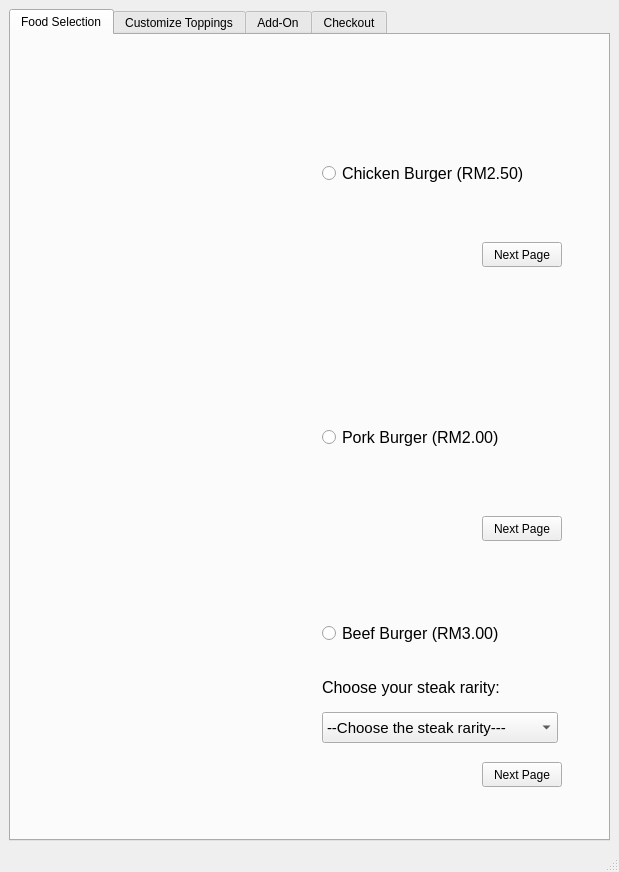
<?xml version="1.0" encoding="UTF-8"?>
<ui version="4.0">
 <class>BurgerMenu</class>
 <widget class="QMainWindow" name="BurgerMenu">
  <property name="geometry">
   <rect>
    <x>0</x>
    <y>0</y>
    <width>619</width>
    <height>872</height>
   </rect>
  </property>
  <property name="sizePolicy">
   <sizepolicy hsizetype="Ignored" vsizetype="Ignored">
    <horstretch>0</horstretch>
    <verstretch>0</verstretch>
   </sizepolicy>
  </property>
  <property name="windowTitle">
   <string>Burger Menu</string>
  </property>
  <widget class="QWidget" name="centralwidget">
   <layout class="QVBoxLayout" name="verticalLayout_11">
    <item>
     <widget class="QTabWidget" name="tabWidget">
      <property name="sizePolicy">
       <sizepolicy hsizetype="MinimumExpanding" vsizetype="Expanding">
        <horstretch>0</horstretch>
        <verstretch>0</verstretch>
       </sizepolicy>
      </property>
      <property name="currentIndex">
       <number>0</number>
      </property>
      <widget class="QWidget" name="Food_Selection">
       <property name="autoFillBackground">
        <bool>false</bool>
       </property>
       <attribute name="title">
        <string>Food Selection</string>
       </attribute>
       <layout class="QGridLayout" name="gridLayout">
        <item row="2" column="0">
         <widget class="QWidget" name="widget_3" native="true">
          <widget class="QLabel" name="BeefBurgerPixmap">
           <property name="geometry">
            <rect>
             <x>0</x>
             <y>0</y>
             <width>271</width>
             <height>251</height>
            </rect>
           </property>
           <property name="text">
            <string/>
           </property>
           <property name="pixmap">
            <pixmap>../The-Ultimate-Beef-Burger3.jpg</pixmap>
           </property>
           <property name="scaledContents">
            <bool>true</bool>
           </property>
           <property name="alignment">
            <set>Qt::AlignCenter</set>
           </property>
          </widget>
         </widget>
        </item>
        <item row="1" column="1">
         <widget class="QWidget" name="widget_5" native="true">
          <layout class="QVBoxLayout" name="verticalLayout_2">
           <item>
            <widget class="QWidget" name="widget_78" native="true"/>
           </item>
           <item>
            <widget class="QRadioButton" name="pbRadioButt">
             <property name="font">
              <font>
               <pointsize>12</pointsize>
              </font>
             </property>
             <property name="text">
              <string>Pork Burger (RM2.00)</string>
             </property>
             <attribute name="buttonGroup">
              <string notr="true">buttonGroup</string>
             </attribute>
            </widget>
           </item>
           <item>
            <widget class="QWidget" name="widget_79" native="true">
             <widget class="QPushButton" name="NextPagePB">
              <property name="geometry">
               <rect>
                <x>160</x>
                <y>60</y>
                <width>80</width>
                <height>25</height>
               </rect>
              </property>
              <property name="text">
               <string>Next Page</string>
              </property>
             </widget>
            </widget>
           </item>
          </layout>
         </widget>
        </item>
        <item row="1" column="0">
         <widget class="QWidget" name="widget_2" native="true">
          <widget class="QLabel" name="PorkBurgerPixmap">
           <property name="geometry">
            <rect>
             <x>3</x>
             <y>6</y>
             <width>271</width>
             <height>231</height>
            </rect>
           </property>
           <property name="text">
            <string/>
           </property>
           <property name="pixmap">
            <pixmap>../croped pork.jpg</pixmap>
           </property>
           <property name="scaledContents">
            <bool>true</bool>
           </property>
           <property name="alignment">
            <set>Qt::AlignCenter</set>
           </property>
          </widget>
         </widget>
        </item>
        <item row="2" column="1">
         <widget class="QWidget" name="widget_6" native="true">
          <layout class="QVBoxLayout" name="verticalLayout">
           <item>
            <spacer name="verticalSpacer_2">
             <property name="orientation">
              <enum>Qt::Vertical</enum>
             </property>
             <property name="sizeType">
              <enum>QSizePolicy::Fixed</enum>
             </property>
             <property name="sizeHint" stdset="0">
              <size>
               <width>20</width>
               <height>40</height>
              </size>
             </property>
            </spacer>
           </item>
           <item>
            <widget class="QRadioButton" name="bbRadioButt">
             <property name="font">
              <font>
               <pointsize>12</pointsize>
              </font>
             </property>
             <property name="text">
              <string>Beef Burger (RM3.00)</string>
             </property>
             <attribute name="buttonGroup">
              <string notr="true">buttonGroup</string>
             </attribute>
            </widget>
           </item>
           <item>
            <spacer name="verticalSpacer">
             <property name="orientation">
              <enum>Qt::Vertical</enum>
             </property>
             <property name="sizeType">
              <enum>QSizePolicy::Fixed</enum>
             </property>
             <property name="sizeHint" stdset="0">
              <size>
               <width>20</width>
               <height>20</height>
              </size>
             </property>
            </spacer>
           </item>
           <item>
            <widget class="QWidget" name="widget_8" native="true">
             <widget class="QComboBox" name="rarityBox">
              <property name="geometry">
               <rect>
                <x>0</x>
                <y>40</y>
                <width>236</width>
                <height>31</height>
               </rect>
              </property>
              <property name="font">
               <font>
                <pointsize>11</pointsize>
               </font>
              </property>
              <item>
               <property name="text">
                <string>--Choose the steak rarity---</string>
               </property>
              </item>
              <item>
               <property name="text">
                <string>Rare + RM0.50</string>
               </property>
              </item>
              <item>
               <property name="text">
                <string>Medium + RM1.00</string>
               </property>
              </item>
              <item>
               <property name="text">
                <string>Well Done + RM1.50</string>
               </property>
              </item>
             </widget>
             <widget class="QLabel" name="steakRarityLabel">
              <property name="geometry">
               <rect>
                <x>0</x>
                <y>0</y>
                <width>231</width>
                <height>31</height>
               </rect>
              </property>
              <property name="font">
               <font>
                <pointsize>12</pointsize>
               </font>
              </property>
              <property name="text">
               <string>Choose your steak rarity:</string>
              </property>
             </widget>
             <widget class="QPushButton" name="NextPageBB">
              <property name="geometry">
               <rect>
                <x>160</x>
                <y>90</y>
                <width>80</width>
                <height>25</height>
               </rect>
              </property>
              <property name="text">
               <string>Next Page</string>
              </property>
             </widget>
            </widget>
           </item>
          </layout>
         </widget>
        </item>
        <item row="0" column="1">
         <widget class="QWidget" name="widget_4" native="true">
          <layout class="QVBoxLayout" name="verticalLayout_3">
           <item>
            <widget class="QWidget" name="widget_30" native="true"/>
           </item>
           <item>
            <widget class="QRadioButton" name="cbRadioButt">
             <property name="font">
              <font>
               <pointsize>12</pointsize>
              </font>
             </property>
             <property name="text">
              <string>Chicken Burger (RM2.50)</string>
             </property>
             <attribute name="buttonGroup">
              <string notr="true">buttonGroup</string>
             </attribute>
            </widget>
           </item>
           <item>
            <widget class="QWidget" name="widget_31" native="true">
             <widget class="QPushButton" name="NextPageCB">
              <property name="geometry">
               <rect>
                <x>160</x>
                <y>50</y>
                <width>80</width>
                <height>25</height>
               </rect>
              </property>
              <property name="text">
               <string>Next Page</string>
              </property>
             </widget>
            </widget>
           </item>
          </layout>
         </widget>
        </item>
        <item row="0" column="0">
         <widget class="QWidget" name="widget" native="true">
          <widget class="QLabel" name="chickenBurgerPixmap">
           <property name="geometry">
            <rect>
             <x>3</x>
             <y>6</y>
             <width>271</width>
             <height>231</height>
            </rect>
           </property>
           <property name="text">
            <string/>
           </property>
           <property name="pixmap">
            <pixmap>../cropped chicken.jpg</pixmap>
           </property>
           <property name="scaledContents">
            <bool>true</bool>
           </property>
           <property name="alignment">
            <set>Qt::AlignCenter</set>
           </property>
          </widget>
         </widget>
        </item>
       </layout>
      </widget>
      <widget class="QWidget" name="Customize_Toppings">
       <attribute name="title">
        <string>Customize Toppings</string>
       </attribute>
       <layout class="QGridLayout" name="gridLayout_2">
        <item row="1" column="0">
         <widget class="QWidget" name="widget_9" native="true">
          <widget class="QLabel" name="CucumberPixmap">
           <property name="geometry">
            <rect>
             <x>0</x>
             <y>0</y>
             <width>281</width>
             <height>181</height>
            </rect>
           </property>
           <property name="text">
            <string/>
           </property>
           <property name="pixmap">
            <pixmap>cucumber-slices-on-wooden-surface.jpg</pixmap>
           </property>
           <property name="scaledContents">
            <bool>true</bool>
           </property>
           <property name="alignment">
            <set>Qt::AlignCenter</set>
           </property>
          </widget>
         </widget>
        </item>
        <item row="2" column="0">
         <widget class="QWidget" name="widget_10" native="true">
          <widget class="QLabel" name="OnionPixmap">
           <property name="geometry">
            <rect>
             <x>0</x>
             <y>0</y>
             <width>281</width>
             <height>181</height>
            </rect>
           </property>
           <property name="text">
            <string/>
           </property>
           <property name="pixmap">
            <pixmap>how-to-slice-onion-horiz-a2-1800.jpg</pixmap>
           </property>
           <property name="scaledContents">
            <bool>true</bool>
           </property>
           <property name="alignment">
            <set>Qt::AlignCenter</set>
           </property>
          </widget>
         </widget>
        </item>
        <item row="2" column="1">
         <widget class="QWidget" name="widget_13" native="true">
          <layout class="QVBoxLayout" name="verticalLayout_7">
           <item>
            <widget class="QWidget" name="widget_28" native="true"/>
           </item>
           <item>
            <widget class="QWidget" name="widget_27" native="true">
             <layout class="QHBoxLayout" name="horizontalLayout_7">
              <item>
               <widget class="QWidget" name="widget_52" native="true"/>
              </item>
              <item>
               <widget class="QRadioButton" name="OnionRadioButt">
                <property name="font">
                 <font>
                  <pointsize>12</pointsize>
                 </font>
                </property>
                <property name="text">
                 <string>Opt-In</string>
                </property>
               </widget>
              </item>
              <item>
               <widget class="QWidget" name="widget_53" native="true"/>
              </item>
             </layout>
            </widget>
           </item>
           <item>
            <widget class="QWidget" name="widget_29" native="true"/>
           </item>
          </layout>
         </widget>
        </item>
        <item row="3" column="1">
         <widget class="QWidget" name="widget_15" native="true">
          <widget class="QComboBox" name="sauceBox">
           <property name="geometry">
            <rect>
             <x>50</x>
             <y>80</y>
             <width>191</width>
             <height>31</height>
            </rect>
           </property>
           <property name="font">
            <font>
             <pointsize>10</pointsize>
            </font>
           </property>
           <item>
            <property name="text">
             <string>-Choose a type of sauce-</string>
            </property>
           </item>
           <item>
            <property name="text">
             <string>Chilli Sauce</string>
            </property>
           </item>
           <item>
            <property name="text">
             <string>Tomato Sauce</string>
            </property>
           </item>
           <item>
            <property name="text">
             <string>Mustard Sauce</string>
            </property>
           </item>
          </widget>
          <widget class="QLabel" name="typeofsaucelabel">
           <property name="geometry">
            <rect>
             <x>50</x>
             <y>30</y>
             <width>181</width>
             <height>31</height>
            </rect>
           </property>
           <property name="font">
            <font>
             <pointsize>12</pointsize>
            </font>
           </property>
           <property name="text">
            <string>Choose a type of sauce:</string>
           </property>
          </widget>
          <widget class="QPushButton" name="pushButton">
           <property name="geometry">
            <rect>
             <x>180</x>
             <y>150</y>
             <width>80</width>
             <height>25</height>
            </rect>
           </property>
           <property name="text">
            <string>Next Page</string>
           </property>
          </widget>
         </widget>
        </item>
        <item row="0" column="0">
         <widget class="QWidget" name="widget_7" native="true">
          <widget class="QLabel" name="LettucePixmap">
           <property name="geometry">
            <rect>
             <x>0</x>
             <y>0</y>
             <width>281</width>
             <height>181</height>
            </rect>
           </property>
           <property name="frameShape">
            <enum>QFrame::NoFrame</enum>
           </property>
           <property name="text">
            <string/>
           </property>
           <property name="pixmap">
            <pixmap>Beef-Lettuce-Wraps.jpg</pixmap>
           </property>
           <property name="scaledContents">
            <bool>true</bool>
           </property>
           <property name="alignment">
            <set>Qt::AlignCenter</set>
           </property>
          </widget>
         </widget>
        </item>
        <item row="1" column="1">
         <widget class="QWidget" name="widget_12" native="true">
          <layout class="QVBoxLayout" name="verticalLayout_6">
           <item>
            <widget class="QWidget" name="widget_24" native="true"/>
           </item>
           <item>
            <widget class="QWidget" name="widget_25" native="true">
             <layout class="QHBoxLayout" name="horizontalLayout_3">
              <item>
               <widget class="QWidget" name="widget_48" native="true"/>
              </item>
              <item>
               <widget class="QRadioButton" name="CucumberRadioButt">
                <property name="font">
                 <font>
                  <pointsize>12</pointsize>
                 </font>
                </property>
                <property name="text">
                 <string>Opt-In</string>
                </property>
               </widget>
              </item>
              <item>
               <widget class="QWidget" name="widget_49" native="true"/>
              </item>
             </layout>
            </widget>
           </item>
           <item>
            <widget class="QWidget" name="widget_26" native="true"/>
           </item>
          </layout>
         </widget>
        </item>
        <item row="3" column="0">
         <widget class="QWidget" name="widget_14" native="true">
          <widget class="QWidget" name="widget_16" native="true">
           <property name="geometry">
            <rect>
             <x>0</x>
             <y>0</y>
             <width>291</width>
             <height>191</height>
            </rect>
           </property>
           <layout class="QHBoxLayout" name="horizontalLayout">
            <item>
             <widget class="QLabel" name="ChillisaucePixmap">
              <property name="text">
               <string/>
              </property>
              <property name="pixmap">
               <pixmap>heinz chill1i.jpeg</pixmap>
              </property>
              <property name="scaledContents">
               <bool>true</bool>
              </property>
             </widget>
            </item>
            <item>
             <widget class="QLabel" name="TomatosaucePixmap">
              <property name="text">
               <string/>
              </property>
              <property name="pixmap">
               <pixmap>tomato sauce1.jpeg</pixmap>
              </property>
              <property name="scaledContents">
               <bool>true</bool>
              </property>
             </widget>
            </item>
            <item>
             <widget class="QLabel" name="MustardSaucePixmap">
              <property name="text">
               <string/>
              </property>
              <property name="pixmap">
               <pixmap>mustard sauce1.jpeg</pixmap>
              </property>
              <property name="scaledContents">
               <bool>true</bool>
              </property>
             </widget>
            </item>
           </layout>
          </widget>
         </widget>
        </item>
        <item row="0" column="1">
         <widget class="QWidget" name="widget_11" native="true">
          <layout class="QVBoxLayout" name="verticalLayout_5">
           <item>
            <widget class="QWidget" name="widget_22" native="true"/>
           </item>
           <item>
            <widget class="QWidget" name="widget_21" native="true">
             <layout class="QHBoxLayout" name="horizontalLayout_6">
              <item>
               <widget class="QWidget" name="widget_50" native="true"/>
              </item>
              <item>
               <widget class="QRadioButton" name="LettuceRadioButt">
                <property name="font">
                 <font>
                  <pointsize>12</pointsize>
                 </font>
                </property>
                <property name="text">
                 <string>Opt-In</string>
                </property>
               </widget>
              </item>
              <item>
               <widget class="QWidget" name="widget_51" native="true"/>
              </item>
             </layout>
            </widget>
           </item>
           <item>
            <widget class="QWidget" name="widget_23" native="true"/>
           </item>
          </layout>
         </widget>
        </item>
       </layout>
      </widget>
      <widget class="QWidget" name="Add_On">
       <attribute name="title">
        <string>Add-On</string>
       </attribute>
       <layout class="QGridLayout" name="gridLayout_3">
        <item row="1" column="0">
         <widget class="QWidget" name="widget_32" native="true">
          <widget class="QLabel" name="label_2">
           <property name="geometry">
            <rect>
             <x>3</x>
             <y>6</y>
             <width>281</width>
             <height>231</height>
            </rect>
           </property>
           <property name="text">
            <string/>
           </property>
           <property name="pixmap">
            <pixmap>k_archive_33717f2e90894a4c4822d44a2c9cc6ea773550b3.jpeg</pixmap>
           </property>
           <property name="scaledContents">
            <bool>true</bool>
           </property>
          </widget>
         </widget>
        </item>
        <item row="2" column="0">
         <widget class="QWidget" name="widget_33" native="true">
          <widget class="QLabel" name="label_3">
           <property name="geometry">
            <rect>
             <x>20</x>
             <y>20</y>
             <width>251</width>
             <height>221</height>
            </rect>
           </property>
           <property name="text">
            <string/>
           </property>
           <property name="pixmap">
            <pixmap>recipe-image-legacy-id--363678_12.jpg</pixmap>
           </property>
           <property name="scaledContents">
            <bool>true</bool>
           </property>
          </widget>
         </widget>
        </item>
        <item row="0" column="0">
         <widget class="QWidget" name="widget_17" native="true">
          <widget class="QLabel" name="label">
           <property name="geometry">
            <rect>
             <x>3</x>
             <y>6</y>
             <width>281</width>
             <height>231</height>
            </rect>
           </property>
           <property name="text">
            <string/>
           </property>
           <property name="pixmap">
            <pixmap>maxresdefault1.jpg</pixmap>
           </property>
           <property name="scaledContents">
            <bool>true</bool>
           </property>
          </widget>
         </widget>
        </item>
        <item row="0" column="1">
         <widget class="QWidget" name="widget_34" native="true">
          <layout class="QVBoxLayout" name="verticalLayout_8">
           <item>
            <widget class="QWidget" name="widget_37" native="true"/>
           </item>
           <item>
            <widget class="QWidget" name="widget_38" native="true">
             <layout class="QHBoxLayout" name="horizontalLayout_5">
              <item>
               <widget class="QLabel" name="label_4">
                <property name="font">
                 <font>
                  <pointsize>12</pointsize>
                 </font>
                </property>
                <property name="text">
                 <string>Drinks (RM 2.50) :</string>
                </property>
               </widget>
              </item>
              <item>
               <widget class="QSpinBox" name="DrinkSpinBox"/>
              </item>
             </layout>
            </widget>
           </item>
           <item>
            <widget class="QWidget" name="widget_39" native="true"/>
           </item>
          </layout>
         </widget>
        </item>
        <item row="1" column="1">
         <widget class="QWidget" name="widget_35" native="true">
          <layout class="QVBoxLayout" name="verticalLayout_9">
           <item>
            <widget class="QWidget" name="widget_40" native="true"/>
           </item>
           <item>
            <widget class="QWidget" name="widget_41" native="true">
             <layout class="QHBoxLayout" name="horizontalLayout_4">
              <item>
               <widget class="QLabel" name="label_5">
                <property name="font">
                 <font>
                  <pointsize>12</pointsize>
                 </font>
                </property>
                <property name="text">
                 <string>Cookies (RM1.10) :</string>
                </property>
               </widget>
              </item>
              <item>
               <widget class="QSpinBox" name="CookieSpinBox"/>
              </item>
             </layout>
            </widget>
           </item>
           <item>
            <widget class="QWidget" name="widget_42" native="true"/>
           </item>
          </layout>
         </widget>
        </item>
        <item row="2" column="1">
         <widget class="QWidget" name="widget_36" native="true">
          <layout class="QVBoxLayout" name="verticalLayout_10">
           <item>
            <widget class="QWidget" name="widget_44" native="true"/>
           </item>
           <item>
            <widget class="QWidget" name="widget_43" native="true">
             <layout class="QHBoxLayout" name="horizontalLayout_2">
              <item>
               <widget class="QLabel" name="label_6">
                <property name="font">
                 <font>
                  <pointsize>12</pointsize>
                 </font>
                </property>
                <property name="text">
                 <string>Muffins (RM 1.20):</string>
                </property>
               </widget>
              </item>
              <item>
               <widget class="QSpinBox" name="MuffinSpinBox"/>
              </item>
             </layout>
            </widget>
           </item>
           <item>
            <widget class="QWidget" name="widget_45" native="true">
             <widget class="QPushButton" name="pushButton_2">
              <property name="geometry">
               <rect>
                <x>170</x>
                <y>40</y>
                <width>80</width>
                <height>25</height>
               </rect>
              </property>
              <property name="text">
               <string>Next Page</string>
              </property>
             </widget>
            </widget>
           </item>
          </layout>
         </widget>
        </item>
       </layout>
      </widget>
      <widget class="QWidget" name="Checkout">
       <attribute name="title">
        <string>Checkout</string>
       </attribute>
       <layout class="QVBoxLayout" name="verticalLayout_4">
        <item>
         <widget class="QWidget" name="widget_18" native="true">
          <layout class="QVBoxLayout" name="verticalLayout_12">
           <item>
            <widget class="QWidget" name="widget_47" native="true"/>
           </item>
           <item>
            <widget class="QWidget" name="widget_54" native="true">
             <widget class="QLabel" name="label_7">
              <property name="geometry">
               <rect>
                <x>0</x>
                <y>10</y>
                <width>561</width>
                <height>51</height>
               </rect>
              </property>
              <property name="sizePolicy">
               <sizepolicy hsizetype="Expanding" vsizetype="Expanding">
                <horstretch>0</horstretch>
                <verstretch>0</verstretch>
               </sizepolicy>
              </property>
              <property name="maximumSize">
               <size>
                <width>16777215</width>
                <height>16777215</height>
               </size>
              </property>
              <property name="font">
               <font>
                <family>Open Sans</family>
                <pointsize>35</pointsize>
                <weight>75</weight>
                <bold>true</bold>
               </font>
              </property>
              <property name="layoutDirection">
               <enum>Qt::LeftToRight</enum>
              </property>
              <property name="text">
               <string>            Order List</string>
              </property>
             </widget>
            </widget>
           </item>
           <item>
            <widget class="QWidget" name="widget_46" native="true"/>
           </item>
          </layout>
         </widget>
        </item>
        <item>
         <widget class="QWidget" name="widget_19" native="true">
          <layout class="QHBoxLayout" name="horizontalLayout_10">
           <item>
            <widget class="QWidget" name="widget_64" native="true">
             <layout class="QVBoxLayout" name="verticalLayout_17">
              <item>
               <widget class="QWidget" name="widget_66" native="true">
                <layout class="QGridLayout" name="gridLayout_5">
                 <item row="0" column="0">
                  <widget class="QLabel" name="BurgerNameLabel">
                   <property name="font">
                    <font>
                     <pointsize>11</pointsize>
                    </font>
                   </property>
                   <property name="text">
                    <string>Burger</string>
                   </property>
                  </widget>
                 </item>
                 <item row="1" column="0">
                  <widget class="QLabel" name="Ingredient1Label">
                   <property name="font">
                    <font>
                     <weight>75</weight>
                     <italic>true</italic>
                     <bold>true</bold>
                    </font>
                   </property>
                   <property name="text">
                    <string>Ingredient</string>
                   </property>
                  </widget>
                 </item>
                 <item row="1" column="1">
                  <widget class="QLabel" name="Ingredient2Label">
                   <property name="font">
                    <font>
                     <weight>75</weight>
                     <italic>true</italic>
                     <bold>true</bold>
                    </font>
                   </property>
                   <property name="text">
                    <string/>
                   </property>
                  </widget>
                 </item>
                 <item row="2" column="0">
                  <widget class="QLabel" name="SauceLabel">
                   <property name="font">
                    <font>
                     <italic>true</italic>
                    </font>
                   </property>
                   <property name="text">
                    <string/>
                   </property>
                  </widget>
                 </item>
                 <item row="1" column="2">
                  <widget class="QLabel" name="Ingredient3Label">
                   <property name="font">
                    <font>
                     <weight>75</weight>
                     <italic>true</italic>
                     <bold>true</bold>
                    </font>
                   </property>
                   <property name="text">
                    <string/>
                   </property>
                  </widget>
                 </item>
                 <item row="0" column="1">
                  <widget class="QLabel" name="RarityLabel">
                   <property name="font">
                    <font>
                     <pointsize>10</pointsize>
                    </font>
                   </property>
                   <property name="text">
                    <string/>
                   </property>
                  </widget>
                 </item>
                </layout>
               </widget>
              </item>
              <item>
               <widget class="QWidget" name="widget_67" native="true">
                <layout class="QGridLayout" name="gridLayout_4">
                 <item row="2" column="0">
                  <widget class="QLabel" name="label_14">
                   <property name="text">
                    <string>Muffin                 Qty:</string>
                   </property>
                  </widget>
                 </item>
                 <item row="0" column="0">
                  <widget class="QLabel" name="label_12">
                   <property name="text">
                    <string>Drinks                 Qty:</string>
                   </property>
                  </widget>
                 </item>
                 <item row="1" column="0">
                  <widget class="QLabel" name="label_13">
                   <property name="text">
                    <string>Cookie                Qty:</string>
                   </property>
                  </widget>
                 </item>
                 <item row="0" column="1">
                  <widget class="QLabel" name="DrinkQtyLabel">
                   <property name="text">
                    <string>0</string>
                   </property>
                  </widget>
                 </item>
                 <item row="1" column="1">
                  <widget class="QLabel" name="CookieQtyLabel">
                   <property name="text">
                    <string>0</string>
                   </property>
                  </widget>
                 </item>
                 <item row="2" column="1">
                  <widget class="QLabel" name="MuffinQtyLabel">
                   <property name="text">
                    <string>0</string>
                   </property>
                  </widget>
                 </item>
                </layout>
               </widget>
              </item>
             </layout>
            </widget>
           </item>
           <item>
            <widget class="QWidget" name="widget_65" native="true">
             <layout class="QVBoxLayout" name="verticalLayout_18">
              <item>
               <widget class="QWidget" name="widget_68" native="true">
                <layout class="QGridLayout" name="gridLayout_6">
                 <item row="0" column="0">
                  <widget class="QWidget" name="widget_71" native="true">
                   <layout class="QHBoxLayout" name="horizontalLayout_11">
                    <item>
                     <widget class="QWidget" name="widget_72" native="true"/>
                    </item>
                    <item>
                     <widget class="QLabel" name="label_9">
                      <property name="text">
                       <string>RM</string>
                      </property>
                     </widget>
                    </item>
                   </layout>
                  </widget>
                 </item>
                 <item row="0" column="1">
                  <widget class="QLabel" name="BurgerSubTotalLabel">
                   <property name="text">
                    <string>0.00</string>
                   </property>
                  </widget>
                 </item>
                 <item row="1" column="0">
                  <spacer name="verticalSpacer_3">
                   <property name="orientation">
                    <enum>Qt::Vertical</enum>
                   </property>
                   <property name="sizeType">
                    <enum>QSizePolicy::Fixed</enum>
                   </property>
                   <property name="sizeHint" stdset="0">
                    <size>
                     <width>25</width>
                     <height>70</height>
                    </size>
                   </property>
                  </spacer>
                 </item>
                </layout>
               </widget>
              </item>
              <item>
               <widget class="QWidget" name="widget_69" native="true">
                <layout class="QGridLayout" name="gridLayout_7">
                 <item row="2" column="1">
                  <widget class="QLabel" name="MuffinSubTotalLabel">
                   <property name="text">
                    <string>0.00</string>
                   </property>
                  </widget>
                 </item>
                 <item row="0" column="1">
                  <widget class="QLabel" name="DrinkSubTotalLabel">
                   <property name="layoutDirection">
                    <enum>Qt::LeftToRight</enum>
                   </property>
                   <property name="text">
                    <string>0.00</string>
                   </property>
                  </widget>
                 </item>
                 <item row="1" column="1">
                  <widget class="QLabel" name="CookieSubTotalLabel">
                   <property name="text">
                    <string>0.00</string>
                   </property>
                  </widget>
                 </item>
                 <item row="0" column="0">
                  <widget class="QWidget" name="widget_70" native="true">
                   <layout class="QHBoxLayout" name="horizontalLayout_12">
                    <item>
                     <widget class="QWidget" name="widget_75" native="true"/>
                    </item>
                    <item>
                     <widget class="QLabel" name="label_10">
                      <property name="text">
                       <string>RM</string>
                      </property>
                     </widget>
                    </item>
                   </layout>
                  </widget>
                 </item>
                 <item row="1" column="0">
                  <widget class="QWidget" name="widget_73" native="true">
                   <layout class="QHBoxLayout" name="horizontalLayout_13">
                    <item>
                     <widget class="QWidget" name="widget_76" native="true"/>
                    </item>
                    <item>
                     <widget class="QLabel" name="label_11">
                      <property name="text">
                       <string>RM</string>
                      </property>
                     </widget>
                    </item>
                   </layout>
                  </widget>
                 </item>
                 <item row="2" column="0">
                  <widget class="QWidget" name="widget_74" native="true">
                   <layout class="QHBoxLayout" name="horizontalLayout_14">
                    <item>
                     <widget class="QWidget" name="widget_77" native="true"/>
                    </item>
                    <item>
                     <widget class="QLabel" name="label_21">
                      <property name="text">
                       <string>RM</string>
                      </property>
                     </widget>
                    </item>
                   </layout>
                  </widget>
                 </item>
                </layout>
               </widget>
              </item>
             </layout>
            </widget>
           </item>
          </layout>
         </widget>
        </item>
        <item>
         <widget class="QWidget" name="widget_20" native="true">
          <layout class="QHBoxLayout" name="horizontalLayout_8">
           <item>
            <widget class="QWidget" name="widget_55" native="true"/>
           </item>
           <item>
            <widget class="QWidget" name="widget_56" native="true">
             <layout class="QVBoxLayout" name="verticalLayout_13">
              <item>
               <widget class="QWidget" name="widget_59" native="true"/>
              </item>
              <item>
               <widget class="QWidget" name="widget_58" native="true">
                <layout class="QVBoxLayout" name="verticalLayout_16">
                 <item>
                  <widget class="QLabel" name="label_8">
                   <property name="font">
                    <font>
                     <pointsize>12</pointsize>
                     <weight>75</weight>
                     <bold>true</bold>
                    </font>
                   </property>
                   <property name="text">
                    <string>Total Amount: RM</string>
                   </property>
                  </widget>
                 </item>
                </layout>
               </widget>
              </item>
              <item>
               <widget class="QWidget" name="widget_60" native="true"/>
              </item>
             </layout>
            </widget>
           </item>
           <item>
            <widget class="QWidget" name="widget_57" native="true">
             <layout class="QVBoxLayout" name="verticalLayout_14">
              <item>
               <widget class="QWidget" name="widget_61" native="true"/>
              </item>
              <item>
               <widget class="QWidget" name="widget_62" native="true">
                <layout class="QVBoxLayout" name="verticalLayout_15">
                 <item>
                  <widget class="QLabel" name="totalAmountLabel">
                   <property name="font">
                    <font>
                     <pointsize>12</pointsize>
                    </font>
                   </property>
                   <property name="frameShape">
                    <enum>QFrame::Box</enum>
                   </property>
                   <property name="frameShadow">
                    <enum>QFrame::Raised</enum>
                   </property>
                   <property name="text">
                    <string>0.00</string>
                   </property>
                  </widget>
                 </item>
                </layout>
               </widget>
              </item>
              <item>
               <widget class="QWidget" name="widget_63" native="true">
                <layout class="QHBoxLayout" name="horizontalLayout_9"/>
               </widget>
              </item>
             </layout>
            </widget>
           </item>
          </layout>
         </widget>
        </item>
       </layout>
      </widget>
     </widget>
    </item>
   </layout>
  </widget>
  <widget class="QMenuBar" name="menubar">
   <property name="geometry">
    <rect>
     <x>0</x>
     <y>0</y>
     <width>619</width>
     <height>22</height>
    </rect>
   </property>
  </widget>
  <widget class="QStatusBar" name="statusbar"/>
 </widget>
 <resources/>
 <connections/>
 <buttongroups>
  <buttongroup name="buttonGroup"/>
 </buttongroups>
</ui>
